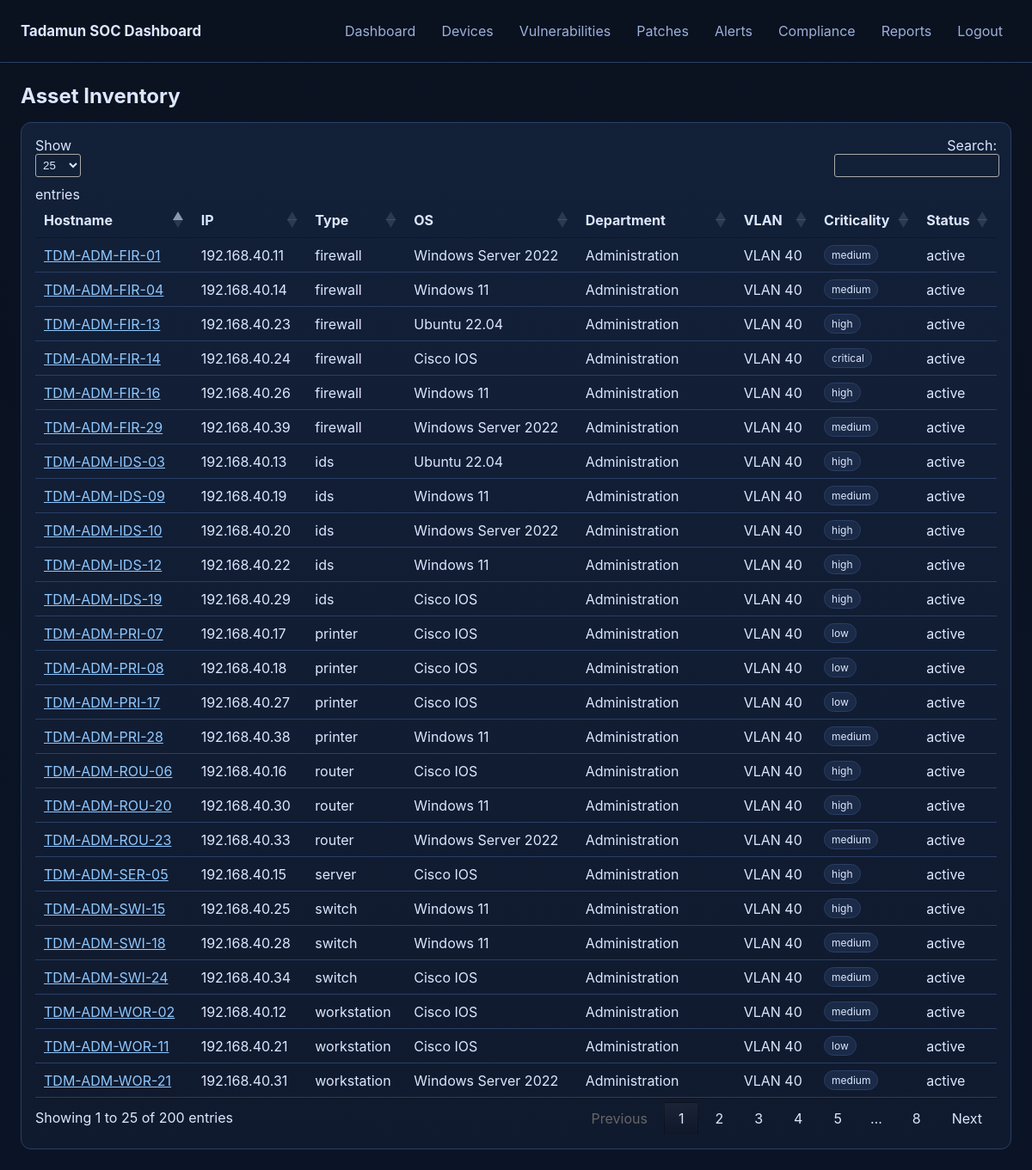
/devices/ (signed in), run on the app's committed database.
### app/models/device.py (models this page shows)
class Device(db.Model):
    id = db.Column(db.Integer, primary_key=True)
    hostname = db.Column(db.String(120), unique=True, nullable=False)
    ip_address = db.Column(db.String(45), unique=True, nullable=False)
    mac_address = db.Column(db.String(32), nullable=False)
    device_type = db.Column(db.String(50), nullable=False)
    os = db.Column(db.String(120), nullable=False)
    os_version = db.Column(db.String(120), nullable=True)
    department = db.Column(db.String(120), nullable=False)
    vlan = db.Column(db.String(20), nullable=False)
    subnet = db.Column(db.String(32), nullable=False)
    role = db.Column(db.String(120), nullable=False)
    criticality = db.Column(db.String(20), nullable=False)
    status = db.Column(db.String(20), nullable=False, default="active")
    last_scan = db.Column(db.DateTime, nullable=True)
    created_at = db.Column(db.DateTime, default=datetime.utcnow)
    scan_results = db.relationship("ScanResult", back_populates="device", lazy=True)
    alerts = db.relationship("Alert", back_populates="device", lazy=True)

### app/routes/devices.py (the view)
@devices_bp.route("/")
@login_required
@roles_required("admin", "network_admin", "viewer")
def list_devices():
    devices = Device.query.order_by(Device.department, Device.hostname).all()
    return render_template("devices/list.html", devices=devices)

### app/models/user.py (called while the page is built)
@login_manager.user_loader
def load_user(user_id):
    return User.query.get(int(user_id))

### app/routes/auth.py (called while the page is built)
@auth_bp.before_app_request
def enforce_session_timeout():
    if not current_user.is_authenticated:
        return
    now = datetime.utcnow().timestamp()
    last_seen = session.get("last_seen", now)
    timeout_seconds = int(session.get("timeout_seconds", 30 * 60))
    if now - last_seen > timeout_seconds:
        logout_user()
        flash("Session timed out due to inactivity.", "warning")
        return redirect(url_for("auth.login"))
    session["last_seen"] = now

### app/routes/rbac.py (called while the page is built)
def roles_required(*roles):
    def decorator(fn):
        @wraps(fn)
        def wrapper(*args, **kwargs):
            if not current_user.is_authenticated:
                abort(401)
            if current_user.role not in roles:
                abort(403)
            return fn(*args, **kwargs)
        return wrapper
    return decorator

### app/templates/devices/list.html
{% extends "base.html" %}
{% block content %}
<h2 class="page-title">Asset Inventory</h2>
<section class="card">
  <table class="datatable">
    <thead>
      <tr>
        <th>Hostname</th><th>IP</th><th>Type</th><th>OS</th><th>Department</th><th>VLAN</th><th>Criticality</th><th>Status</th>
      </tr>
    </thead>
    <tbody>
      {% for d in devices %}
      <tr>
        <td><a href="{{ url_for('devices.device_detail', device_id=d.id) }}">{{ d.hostname }}</a></td>
        <td>{{ d.ip_address }}</td><td>{{ d.device_type }}</td><td>{{ d.os }}</td>
        <td>{{ d.department }}</td><td>{{ d.vlan }}</td><td><span class="badge">{{ d.criticality }}</span></td><td>{{ d.status }}</td>
      </tr>
      {% endfor %}
    </tbody>
  </table>
</section>
{% endblock %}

### app/templates/base.html (shortened to what this page needs)
<!doctype html>
<html lang="en">
<head>
  <link rel="stylesheet" href="https://cdn.jsdelivr.net/npm/datatables.net-dt@1.13.8/css/jquery.dataTables.min.css">
  <link rel="stylesheet" href="{{ url_for('static', filename='css/style.css') }}">
</head>
<body>
  <header class="topbar">
    <h1>Tadamun SOC Dashboard</h1>
    <nav>
      <a href="{{ url_for('dashboard.index') }}">Dashboard</a>
      <a href="{{ url_for('devices.list_devices') }}">Devices</a>
      <a href="{{ url_for('vulnerabilities.list_vulnerabilities') }}">Vulnerabilities</a>
      <a href="{{ url_for('patches.list_patches') }}">Patches</a>
      <a href="{{ url_for('alerts.list_alerts') }}">Alerts</a>
      <a href="{{ url_for('compliance.index') }}">Compliance</a>
      <a href="{{ url_for('reports.index') }}">Reports</a>
      <a href="{{ url_for('auth.logout') }}">Logout</a>
    </nav>
  </header>
  <main class="container">
    {% block content %}{% endblock %}
  </main>
</body>
</html>

### app/static/css/style.css (style rules this page uses)
:root { --bg: #0b1220; --bg-muted: #101a2e; --surface: #122038; --surface-soft: #1a2a47; --text: #dce7ff; --text-muted: #9cb0d8; --accent: #4ea7ff; --ok: #34d399; --warn: #f59e0b; --danger: #ef4444; --border: #2a3e66; }
* { box-sizing: border-box; }
body { margin: 0; font-family: Inter, "Segoe UI", Arial, sans-serif; background: linear-gradient(180deg, var(--bg) 0%, #0a1426 100%); color: var(--text); }
.topbar { position: sticky; top: 0; z-index: 30; display: flex; align-items: center; justify-content: space-between; gap: 20px; padding: 18px 24px; background: rgba(11, 18, 32, 0.92); border-bottom: 1px solid var(--border); backdrop-filter: blur(8px); }
.topbar h1 { margin: 0; font-size: 1.05rem; }
.topbar nav { display: flex; flex-wrap: wrap; gap: 10px; }
.topbar a { color: var(--text-muted); text-decoration: none; padding: 8px 10px; border-radius: 8px; }
.container { max-width: 1280px; margin: 0 auto; padding: 24px; }
.page-title { margin: 0 0 16px; }
.kpi, .card { background: linear-gradient(180deg, var(--surface) 0%, var(--bg-muted) 100%); border: 1px solid var(--border); border-radius: 12px; padding: 16px; }
.badge { display: inline-block; padding: 3px 8px; border-radius: 999px; font-size: 0.75rem; border: 1px solid var(--border); background: var(--surface-soft); }
.datatable, table { width: 100%; border-collapse: collapse; overflow: hidden; }
table th, table td { border-bottom: 1px solid var(--border); padding: 10px; text-align: left; }
table th { color: var(--text-muted); font-weight: 600; }
a { color: #8fc8ff; }
table.dataTable thead th, table.dataTable tbody td { color: var(--text); }

### data on the page
Device: hostname "TDM-ADM-FIR-01", ip_address "192.168.40.11", device_type "firewall", os "Windows Server 2022", department "Administration", vlan "VLAN 40", criticality "medium", status "active"
Device: hostname "TDM-ADM-FIR-04", ip_address "192.168.40.14", device_type "firewall", os "Windows 11", department "Administration", vlan "VLAN 40", criticality "medium", status "active"
Device: hostname "TDM-ADM-FIR-13", ip_address "192.168.40.23", device_type "firewall", os "Ubuntu 22.04", department "Administration", vlan "VLAN 40", criticality "high", status "active"
Device: hostname "TDM-ADM-FIR-14", ip_address "192.168.40.24", device_type "firewall", os "Cisco IOS", department "Administration", vlan "VLAN 40", criticality "critical", status "active"
Device: hostname "TDM-ADM-FIR-16", ip_address "192.168.40.26", device_type "firewall", os "Windows 11", department "Administration", vlan "VLAN 40", criticality "high", status "active"
Device: hostname "TDM-ADM-FIR-29", ip_address "192.168.40.39", device_type "firewall", os "Windows Server 2022", department "Administration", vlan "VLAN 40", criticality "medium", status "active"
Device: hostname "TDM-ADM-IDS-03", ip_address "192.168.40.13", device_type "ids", os "Ubuntu 22.04", department "Administration", vlan "VLAN 40", criticality "high", status "active"
Device: hostname "TDM-ADM-IDS-09", ip_address "192.168.40.19", device_type "ids", os "Windows 11", department "Administration", vlan "VLAN 40", criticality "medium", status "active"
Device: hostname "TDM-ADM-IDS-10", ip_address "192.168.40.20", device_type "ids", os "Windows Server 2022", department "Administration", vlan "VLAN 40", criticality "high", status "active"
Device: hostname "TDM-ADM-IDS-12", ip_address "192.168.40.22", device_type "ids", os "Windows 11", department "Administration", vlan "VLAN 40", criticality "high", status "active"
Device: hostname "TDM-ADM-IDS-19", ip_address "192.168.40.29", device_type "ids", os "Cisco IOS", department "Administration", vlan "VLAN 40", criticality "high", status "active"
Device: hostname "TDM-ADM-PRI-07", ip_address "192.168.40.17", device_type "printer", os "Cisco IOS", department "Administration", vlan "VLAN 40", criticality "low", status "active"
Device: hostname "TDM-ADM-PRI-08", ip_address "192.168.40.18", device_type "printer", os "Cisco IOS", department "Administration", vlan "VLAN 40", criticality "low", status "active"
Device: hostname "TDM-ADM-PRI-17", ip_address "192.168.40.27", device_type "printer", os "Cisco IOS", department "Administration", vlan "VLAN 40", criticality "low", status "active"
Device: hostname "TDM-ADM-PRI-28", ip_address "192.168.40.38", device_type "printer", os "Windows 11", department "Administration", vlan "VLAN 40", criticality "medium", status "active"
Device: hostname "TDM-ADM-ROU-06", ip_address "192.168.40.16", device_type "router", os "Cisco IOS", department "Administration", vlan "VLAN 40", criticality "high", status "active"
Device: hostname "TDM-ADM-ROU-20", ip_address "192.168.40.30", device_type "router", os "Windows 11", department "Administration", vlan "VLAN 40", criticality "high", status "active"
Device: hostname "TDM-ADM-ROU-23", ip_address "192.168.40.33", device_type "router", os "Windows Server 2022", department "Administration", vlan "VLAN 40", criticality "medium", status "active"
Device: hostname "TDM-ADM-SER-05", ip_address "192.168.40.15", device_type "server", os "Cisco IOS", department "Administration", vlan "VLAN 40", criticality "high", status "active"
Device: hostname "TDM-ADM-SWI-15", ip_address "192.168.40.25", device_type "switch", os "Windows 11", department "Administration", vlan "VLAN 40", criticality "high", status "active"
Device: hostname "TDM-ADM-SWI-18", ip_address "192.168.40.28", device_type "switch", os "Windows 11", department "Administration", vlan "VLAN 40", criticality "medium", status "active"
Device: hostname "TDM-ADM-SWI-24", ip_address "192.168.40.34", device_type "switch", os "Cisco IOS", department "Administration", vlan "VLAN 40", criticality "medium", status "active"
Device: hostname "TDM-ADM-WOR-02", ip_address "192.168.40.12", device_type "workstation", os "Cisco IOS", department "Administration", vlan "VLAN 40", criticality "medium", status "active"
Device: hostname "TDM-ADM-WOR-11", ip_address "192.168.40.21", device_type "workstation", os "Cisco IOS", department "Administration", vlan "VLAN 40", criticality "low", status "active"
Device: hostname "TDM-ADM-WOR-21", ip_address "192.168.40.31", device_type "workstation", os "Windows Server 2022", department "Administration", vlan "VLAN 40", criticality "medium", status "active"
